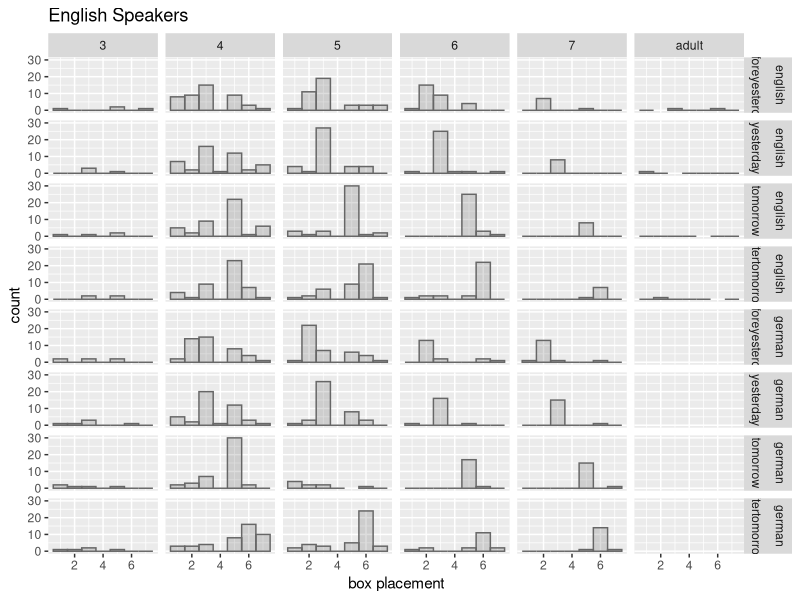

Here is the R script that generated this plot: (Note: this script raises an error after producing the figure.)
## ---- chunk 1
#ipak function: install and load multiple R packages.
#check to see if packages are installed. Install them if they are not, then load them into the R session.
ipak <- function(pkg){
  new.pkg <- pkg[!(pkg %in% installed.packages()[, "Package"])]
  if (length(new.pkg)) 
    install.packages(new.pkg, dependencies = TRUE)
  sapply(pkg, require, character.only = TRUE)
}

lib = c("ordinal","gridExtra","MPDiR","tidyr","quickpsy","gmodels", "gplots","tidyverse", "nloptr", "lme4", "ggplot2", "reshape2", "ggpubr", "dplyr", "rstatix", "car", "stats", "coin", "scales", "psych", "ggthemes", "brms")
ipak(lib) #run all packages stored in lib through the ipak function to call them
## ---- chunk 2
d.all <- read.csv('combinedData_cleaned.csv')
## ---- chunk 3
calv.d <- d.all %>% 
  filter(task == "calendar" & itemtype %in% c('deictic', 'verbal')) %>% #include all calendar items (verbal Qs too)
  # filter(agegroup %in% c('4','5','6') & ageyears<7.0) %>% 
  mutate(cor.first = ifelse(response1==correctR, 1, 0), # did they get it right on the first trial
         prox = ifelse(item %in% c('yesterday','tomorrow'),1,0), # yesterday and tomorrow coded as proximal terms
         prox = as.factor(prox))

# default to bobo winter's approach
## center continuous variables
## sum code categorical variables (this is the conceptual analog of 'centering' for categorical predictors)

# CogSci reviewer asked about our fixed effect coding (which is nonexistent up to this point). "Some kinds of effect coding shouldn’t be used when interactions are present (such as the treatment coding that is default in lmer() and glmer())" 
# R default is to "dummy" code: Reference level coded as zero; Others as 1
# Sum or effect coding is more appropriate for Type III ANOVA: Levels coded so they sum to zero. If 2 levels, coded as -1 and 1 (BUT, R defaults to Type II so dummy coding should be fine here)

# sum code language and prox
calv.d$language <- as.factor(calv.d$language)
calv.d <- mutate(calv.d, language.sc = language)
contrasts(calv.d$language.sc) <- contr.sum(2)
calv.d$prox <- as.factor(calv.d$prox)
calv.d <- mutate(calv.d, prox.sc = prox)
contrasts(calv.d$prox.sc) <- contr.sum(2)
calv.d$itemtype <- as.factor(calv.d$itemtype)
calv.d <- mutate(calv.d, itemtype.sc = itemtype)
contrasts(calv.d$itemtype.sc) <- contr.sum(2)

calv.d <- calv.d %>%
  mutate(item.level = case_when(item == 'beforeyesterday' ~ '1',
                                item == 'yesterday' ~ '2',
                                item == 'tomorrow' ~ '3',
                                item == 'aftertomorrow' ~ '4'))

# dummy code item
calv.d$item_yesterday <- ifelse(calv.d$item.level==2,1,0)
calv.d$item_tomorrow <- ifelse(calv.d$item.level==3,1,0)
calv.d$item_after <- ifelse(calv.d$item.level==4,1,0)
# duplicate columns
calv.d <- calv.d %>%
  mutate(item_yesterday.sc = factor(item_yesterday, levels = c(1, 0)),
         item_tomorrow.sc = factor(item_tomorrow, levels = c(1, 0)),
         item_after.sc = factor(item_after, levels = c(1, 0)),
         item_stat.sc = factor(item.stat, levels = c(1,0))
         )
contrasts(calv.d$item_yesterday.sc) <- contr.sum(2)
contrasts(calv.d$item_tomorrow.sc) <- contr.sum(2)
contrasts(calv.d$item_after.sc) <- contr.sum(2)
contrasts(calv.d$item_stat.sc) <- contr.sum(2)

# center mean continuous variables
# we do this in the model for age (in years)

# subset dataframe

cal.d <- calv.d %>% #create data frame that includes 3- to 7-year-olds
  filter(task=="calendar" & itemtype=="deictic") %>% # only select deictic calendar items (leave verbal items out) 
  mutate(item = factor(item, levels = c("beforeyesterday", "yesterday", "tomorrow", "aftertomorrow")))

cal.d2 <- calv.d %>% # create new data frame and remove 3- and 7-year-olds
  filter(task=="calendar" & itemtype=="deictic" & agegroup %in% c('4','5','6') & ageyears<7.0) %>% # only select deictic items
  droplevels() %>%
  mutate(item = factor(item, levels = c("beforeyesterday", "yesterday", "tomorrow", "aftertomorrow")))
  
cal.e <- cal.d %>% # filter English speakers only and create new data frame
  filter(language == "english") %>%
  mutate(item = factor(item, levels = c("beforeyesterday", "yesterday", "tomorrow", "aftertomorrow")))
#remove 3 and 7-year-olds
cal.e2 <- cal.e %>%
  filter(agegroup %in% c('4','5','6')) %>%
  droplevels()

cal.g <- cal.d %>%
  filter(language == "german") %>% # filter german speakers only and create new data frame
  mutate(item = factor(item, levels = c("beforeyesterday", "yesterday", "tomorrow", "aftertomorrow")))
cal.g2 <- cal.g %>%
  filter(agegroup %in% c('4','5','6')) %>%
  droplevels()
## ---- chunk 4
cal.sum <- cal.d %>% # summarize data including 3- and 7-year-olds
  mutate(item = factor(item, levels = c("beforeyesterday", "aftertomorrow","yesterday","tomorrow"))) %>% # for each word, how many kids got them right on the first try
  group_by(language, agegroup, item) %>%
  summarize(first.m = mean(cor.first, na.rm=T), # % who put item in right box on first try
            sd.correct = sd(cor.first, na.rm=T),
            n = n(),
            se.correct = sd.correct/sqrt(n),
            deictic1.m = mean(stat.correct.1), # who got correct status (first answer)
            deictic.m = mean(stat.correct), # % who got correct status (final answer)
            rank.m = mean(correct), # right box (final answer)
            countCor.first = sum(cor.first))  # sum proportion correct for making bar graph instead of histogram

cal.sum2 <- cal.d2 %>% # summary of data frame excluding 3- and 7-year-olds
  mutate(item = factor(item, levels = c("beforeyesterday", "aftertomorrow","yesterday","tomorrow")),
         prox = case_when(item == 'beforeyesterday' ~ 'Distal Terms',
                          item == 'aftertomorrow' ~ 'Distal Terms',
                          item == 'yesterday' ~ 'Proximal Terms',
                          item == 'tomorrow' ~ 'Proximal Terms')) %>%
  group_by(language, agegroup, item, prox) %>%
  summarize(first.m = mean(cor.first, na.rm=T), # % who put item in right box on first try
            sd.correct = sd(cor.first, na.rm=T),
            n = n(),
            se.correct = sd.correct/sqrt(n),
            deictic1.m = mean(stat.correct.1), # % who got correct status (first answer)
            deictic.m = mean(stat.correct), # % who got correct status (final answer)
            remoteness.m = mean(cor.remote), # % who got correct remoteness
            rank.m = mean(correct), # % right box (final answer)
            countCor.first = sum(cor.first))  # sum proportion correct for making bar graph instead of histogram
## ---- chunk 5
# calculate percentage of trials kids of each age group responded with correct deictic status on calendar questions
cal.sum3 <- cal.d %>%
  group_by(agegroup) %>%
  summarize(n = n(),
            deictic1.m = (mean(stat.correct.1))*100, # who got correct status (first answer)
            deictic1.sd = (sd(stat.correct.1))*100, # standard deviation
            deictic1.se = deictic1.sd/sqrt(n), # calculate standard error
            deictic1.lower = deictic1.m - deictic1.se, # calculate lower 95% CI
            deictic1.upper = deictic1.m + deictic1.se) # calculate upper 95% CI

deictic.sum <- calv.d %>%
  filter(itemtype == "deictic" & agegroup %in% c('4', '5', '6', '7')) %>%
  group_by(language, agegroup, item) %>%
  summarize(correct.m.d = mean(cor.first, na.rm=T), # % who answered correctly
            sd.correct.d = sd(cor.first, na.rm=T),
            n = n(),
            se.correct.d = sd.correct.d/sqrt(n),
            deicticv.lower = correct.m.d - se.correct.d, # calculate lower 95% CI
            deicticv.upper = correct.m.d + se.correct.d, # calculate upper 95% CI
            countCorrect.d = sum(cor.first))  # sum proportion correct for making bar graph instead of histogram
## ---- chunk 6
# calculate percentage of trials in which kids of each age group responded with correct remoteness on calendar questions
cal.sum5 <- cal.d %>%
  group_by(agegroup) %>%
  summarize(n = n(),
            remoteness.m = (mean(cor.remote))*100, # who got correct status (first answer)
            remoteness.sd = (sd(cor.remote))*100, # standard deviation
            remoteness.se = remoteness.sd/sqrt(n), # calculate standard error
            remoteness.lower = remoteness.m - remoteness.se, # calculate lower 95% CI
            remoteness.upper = remoteness.m + remoteness.se) # calculate upper 95% CI

remoteness.sum <- calv.d %>%
  filter(itemtype == "deictic" & agegroup %in% c('4', '5', '6', '7')) %>%
  group_by(language, agegroup, item) %>%
  summarize(n = n(),
            remoteness.m = (mean(cor.remote))*100, # who got correct status (first answer)
            remoteness.sd = (sd(cor.remote))*100, # standard deviation
            remoteness.se = remoteness.sd/sqrt(n), # calculate standard error
            remoteness.lower = remoteness.m - remoteness.se, # calculate lower 95% CI
            remoteness.upper = remoteness.m + remoteness.se) # calculate upper 95% CI
## ---- chunk 7
## Frequency distribution of box placement for each time word
calhist.e <- cal.d %>% #filter english speakers and create new data frame
  filter(language == "english" & agegroup %in% c('4','5','6') & ageyears<7.0) %>%
  mutate(item = factor(item, levels = c("beforeyesterday", "yesterday", "tomorrow", "aftertomorrow")))

calhist.g <- cal.d %>% #filter German speakers and create new data frame
  filter(language == "german" & agegroup %in% c('4','5','6') & ageyears<7.0) %>%
  mutate(item = factor(item, levels = c("beforeyesterday", "yesterday", "tomorrow", "aftertomorrow")))

calhist.e$agebin[calhist.e$agegroup == '4'] <- "Age 4"
calhist.e$agebin[calhist.e$agegroup == '5'] <- "Age 5"
calhist.e$agebin[calhist.e$agegroup == '6'] <- "Age 6"
calhist.g$agebin[calhist.g$agegroup == '4'] <- "Age 4"
calhist.g$agebin[calhist.g$agegroup == '5'] <- "Age 5"
calhist.g$agebin[calhist.g$agegroup == '6'] <- "Age 6"

all <- ggplot(cal.d, aes(x = response1)) +
  geom_histogram(position = "identity", colour = "grey40", alpha = 0.2, binwidth = 1) +
  xlab("box placement") +
  ggtitle("English Speakers") +
  ylim(0, 30) +
  facet_grid(language ~ item ~ agegroup)
all

# Frequency distributions of first response only
par(mfrow=c(1,1))
E <- ggplot(calhist.e, aes(x=response1)) +
  geom_histogram(position = "identity", colour = "grey40", alpha = 0.2, binwidth = 1) +
  xlab("square placement") +
  ggtitle("English Speakers") +
  ylim(0, 40) +
  theme_classic() +
  facet_grid(item ~ agebin)

G <- ggplot(calhist.g, aes(x=response1)) +
  geom_histogram(fill="white", position ="identity", colour = "grey40", alpha = 0.2, binwidth = 1) +
  xlab("square placement") +
  ggtitle("German Speakers") +
  ylim(0, 40) +
  theme_classic() +
  facet_grid(item ~ agebin)

histograms <- ggarrange(E, G, 
                        ncol = 2, nrow = 1)
#ggsave(histograms, file= "BoxPlacementByItem.jpeg", width = 10, height = 5, dpi = 300)

calhist.g <- calhist.g %>%
  mutate(ColorBar = case_when(item == "tomorrow" & response1 == 5 ~ "0",
                              item == "yesterday" & response1 ==  3 ~ "0",
                              item == "aftertomorrow" & response1 ==  6 ~ "0",
                              item == "beforeyesterday" & response1 ==  2 ~ "0")) # create new variable for filling correct placement

calhist.g$ColorBar[is.na(calhist.g$ColorBar) == T] <- '1' # replace missing data with 0

calhist.e <- calhist.e %>%
  mutate(ColorBar = case_when(item == "tomorrow" & response1 == 5 ~ "0",
                              item == "yesterday" & response1 ==  3 ~ "0",
                              item == "aftertomorrow" & response1 ==  6 ~ "0",
                              item == "beforeyesterday" & response1 ==  2 ~ "0"))
calhist.e$ColorBar[is.na(calhist.e$ColorBar) == T] <- '1' # replace missing data with 0

# recode Items for Facet Labels
calhist.g$Term[calhist.g$item == 'tomorrow'] <- "tomorrow"
calhist.g$Term[calhist.g$item == 'yesterday'] <- "yesterday"
calhist.g$Term[calhist.g$item == 'beforeyesterday'] <- "before-yesterday"
calhist.g$Term[calhist.g$item == 'aftertomorrow'] <- "after-tomorrow"
calhist.e$Term[calhist.e$item == 'tomorrow'] <- "tomorrow"
calhist.e$Term[calhist.e$item == 'yesterday'] <- "yesterday"
calhist.e$Term[calhist.e$item == 'beforeyesterday'] <- "before-yesterday"
calhist.e$Term[calhist.e$item == 'aftertomorrow'] <- "after-tomorrow"

cols <- c("0" = "red", "1" = "grey50")

# Graph Correct First Placement (but show proportion of kids who placed sticker in each box)
#exclude 3- and 7-year-olds from cal.sum4
cal.sum4 <- cal.d2 %>%
  mutate(item = factor(item, levels = c("beforeyesterday", "aftertomorrow","yesterday","tomorrow"))) %>%
  group_by(language, agegroup, item, response1) %>%
  summarize(n = n()) %>%
  mutate(freq = n/sum(n))
## ---- chunk 8
# does language spoken, item, or age (in years) predict successful placement of time words in the past or the future? [interaction term included in the model]

# model with sum coded predictor variables
d.lm1 <- glmer(stat.correct.1 ~ language.sc*item_yesterday.sc*item_tomorrow.sc*item_after.sc*scale(ageyears) + (1|subjid), family = 'binomial', data=cal.d2, control = glmerControl(optimizer="bobyqa", optCtrl = list(maxfun = 100000))) 
# once I increased the # of possible iterations the optimizer is allowed to have (i.e. to 100,000) convergence issues disappear 
summary(d.lm1) 
Anova(d.lm1, contrasts=list(topic=contr.sum, sys=contr.sum), Type=3) # only age is a significant predictor

# it seems like (from Roman's slides) since we manipulate prox within-subjects, we should include this as a random slope e.g., prox|subjid
#boundary (singular) fit: see ?isSingular
#d.lm2 <- glmer(stat.correct.1 ~ prox.sc*language.sc*scale(ageyears) + (1+prox|subjid), family = 'binomial', data=cal.d, control = glmerControl(optimizer="bobyqa", optCtrl = list(maxfun = 100000)))
#summary(d.lm2) 
#Anova(d.lm2, Type=3) #suggests there is a main effect of age, but no main effects of language, proximity or interactions

# suggestion from cogsci reviewer to rerun model without the random intercept for subjects (but keep random slope because glmer requires random effect term to be specified)
# but we run into the same problem as above
# boundary (singular) fit: see ?isSingular
# It is very unusual to find data requiring a random slope but no random intercept, as it requires that all lines pass through the same point on the y axis.
d.lm2 <- glmer(stat.correct.1 ~ prox.sc*language.sc*scale(ageyears) + (prox-1|subjid), family = 'binomial', data=cal.d2, control = glmerControl(optimizer="bobyqa", optCtrl = list(maxfun = 100000)))
# boundary (singular) fit: see ?isSingular
summary(d.lm2) 
Anova(d.lm2, contrasts=list(topic=contr.sum, sys=contr.sum), Type=3) # again only age is a significant predictor but there is an interaction of prox x age 

# remove random slope
d.lm3 <- glmer(stat.correct.1 ~ prox.sc*language.sc*scale(ageyears) + (1|subjid), family = 'binomial', data=cal.d2, control = glmerControl(optimizer="bobyqa", optCtrl = list(maxfun = 100000)))
summary(d.lm3) 
Anova(d.lm3, contrasts=list(topic=contr.sum, sys=contr.sum), Type=3) #suggests there is a main effect of age, but no main effects of language, proximity and only an interaction of prox x age 

# Does age or item predict successful placement of time words in the past vs. the future within each language group separately?
# english first
d.lm4 <-  glmer(stat.correct.1 ~ prox.sc * scale(ageyears) + (1|subjid), family='binomial', data=cal.e2) 
summary(d.lm4)
Anova(d.lm4, Type=3) #main effect of age, sig interaction of prox + age

#Wilcox_test for item level comparisons
DeicticStatus_English <- cal.e %>%
  group_by(agegroup) %>%
  pairwise_wilcox_test(formula = stat.correct.1 ~ prox.sc, p.adjust.method = "BH") %>%
  add_significance()
DeicticStatus_English # only sig difference between distal and proximal terms @ age 6 (p = .02)

#german next
d.lm5 <-  glmer(stat.correct.1 ~ prox.sc * scale(ageyears) + (1|subjid), family='binomial', data=cal.g2) 
summary(d.lm5)
Anova(d.lm5, Type=3) #main effect of age, no interaction

DeicticStatus_German <- cal.g %>%
  group_by(agegroup) %>%
  pairwise_wilcox_test(formula = stat.correct.1 ~ prox.sc, p.adjust.method = "BH") %>%
  add_significance()
DeicticStatus_German # sig difference at age 6 (p = .05)
## ---- chunk 9
#does language spoken, item, or age (in years) predict successful placement of time words the correct # of squares from today? [interaction term included in the model]
remote1 <- glm(cor.remote ~ language.sc*item_yesterday.sc*item_tomorrow.sc*item_after.sc*scale(ageyears), family = binomial(link = "logit"), data=cal.d2) # excludes 3- and 7-year-olds
summary(remote1)
Anova(remote1) # main effect of language, main effect of item (yesterday, tomorrow), main effect of age, but no interactions

English.remote <- cal.e2 %>% # conduct Wilcox_test on English sample only
  #group_by(agegroup) %>% # no sig differences when grouped by age
  pairwise_wilcox_test(formula = cor.remote ~ item, p.adjust.method = "BH") %>%
  add_significance()
English.remote # sig differences between before yesterday and yesterday/tomorrow across all ages and between after tomorrow and yesterday/tomorrow across all ages

German.remote <- cal.g2 %>% # conduct Wilcox_test on German sample only
  #group_by(agegroup) %>%
  pairwise_wilcox_test(formula = cor.remote ~ item, p.adjust.method = "BH") %>%
  add_significance()
German.remote # same findings as English above
## ---- chunk 10
# does language spoken, item,  or age (in years) predict successful placement of time words in the correct squares on the first try? [interaction term included in the model]

# model with sum coded predictor variables
p.lm1 <- glmer(cor.first ~ language.sc*item_yesterday.sc*item_tomorrow.sc*item_after.sc*scale(ageyears) + (1|subjid), family = 'binomial', data=cal.d2, control = glmerControl(optimizer="bobyqa", optCtrl = list(maxfun = 100000))) 
# once I increased the # of possible iterations the optimizer is allowed to have (i.e. to 100,000) convergence issues disappear 
summary(p.lm1) 
Anova(p.lm1, contrasts=list(topic=contr.sum, sys=contr.sum), Type=3) # main effect of language, item (yesterday, tomorrow), age, and sig 3-way interaction betweeen language x item x age 

# Does language group, age, and temporal location (proximal vs. distal) predict correct placement? [interaction term included in the model]
p.lm2 <- glmer(cor.first ~ language.sc*prox.sc*scale(ageyears) + (1|subjid), family = 'binomial', data=cal.d2, control = glmerControl(optimizer="bobyqa", optCtrl = list(maxfun = 100000))) 
summary(p.lm2) 
Anova(p.lm2, contrasts=list(topic=contr.sum, sys=contr.sum), Type=3) # suggests there are effects of language, proximity, and ageyears with no interactions

# Does language group, age, and temporal location (proximal vs. distal) predict correct placement? [interaction term removed from the model]
p.lm2.1 <-  glmer(cor.first ~ language.sc + prox.sc + scale(ageyears) + (1|subjid), family='binomial', data=cal.d2, control = glmerControl(optimizer="bobyqa", optCtrl = list(maxfun = 100000))) 
summary(p.lm2.1 )
Anova(p.lm2.1, contrasts=list(topic=contr.sum, sys=contr.sum), Type=3) #main effect of age, proximity, and language


#does language spoken, deictic status (past vs future),  or age (in years) predict successful placement of time words in the correct squares on the first try? [interaction term included in the model]
p.lm3 <- glmer(cor.first ~ language.sc*item_stat.sc*scale(ageyears) + (1|subjid), family = 'binomial', data=cal.d2) 
summary(p.lm3) 
Anova(p.lm3, contrasts=list(topic=contr.sum, sys=contr.sum), Type=3) # main effect of language, deictic status, and age but no interactions

# remove interaction term
p.lm3.0 <- glmer(cor.first ~ language.sc + item_stat.sc + scale(ageyears) + (1|subjid), family = 'binomial', data=cal.d2) 
summary(p.lm3.0) 
Anova(p.lm3.0, contrasts=list(topic=contr.sum, sys=contr.sum), Type=3) # main effect of language, deictic status, and age 

# Does age or item predict successful placement of time words in the correct square on the first try within each language group separately? [no interaction term]
p.lm4 <- glmer(cor.first ~ item_yesterday.sc*item_tomorrow.sc*item_after.sc + scale(ageyears) + (1|subjid), family = 'binomial', data=cal.e2) 
summary(p.lm4)
Anova(p.lm4, Type=3) # main effect of item (yesterday, tomorrow, after tomorrow), and age, but no interactions

#Wilcox_test for item level comparisons of cor.first by age (English-speakers only)
PreciseMeaning_English <- cal.e2 %>%
  group_by(agegroup) %>%
  pairwise_wilcox_test(formula = cor.first ~ item, p.adjust.method = "BH") %>%
  add_significance()
PreciseMeaning_English

p.lm5 <- glmer(cor.first ~ item_yesterday.sc*item_tomorrow.sc*item_after.sc + scale(ageyears) + (1|subjid), family = 'binomial', data=cal.g2) 
summary(p.lm5)
Anova(p.lm5, Type=3) # main effect of item (yesterday, tomorrow), and age, but no interactions

#Wilcox_test for item level comparisons of cor.first by age (German-speakers only)
PreciseMeaning_German <- cal.g2 %>%
  group_by(agegroup) %>%
  pairwise_wilcox_test(formula = cor.first ~ item, p.adjust.method = "BH") %>%
  add_significance()
PreciseMeaning_German

language.itemTest <- cal.d2 %>%
  grouop_by(item) %>%
  pairwise_wilcox_test(formula = cor.first ~ language, p.adjust.method = "BH") %>%
  add_significance()
language.itemTest

language.itemTestAge <- cal.d2 %>%
  group_by(agegroup, item) %>%
  pairwise_wilcox_test(formula = cor.first ~ language, p.adjust.method = "BH") %>%
  add_significance()
language.test

language.proxTest <- cal.d2 %>%
  group_by(prox) %>%
  pairwise_wilcox_test(formula = cor.first ~ language, p.adjust.method = "BH") %>%
  add_significance()
language.proxTest

language.proxTestAge <- cal.d2 %>%
  group_by(agegroup, prox) %>%
  pairwise_wilcox_test(formula = cor.first ~ language, p.adjust.method = "BH") %>%
  add_significance()
language.proxTestAge
# 0 = distal, 1 = proximal
## ---- chunk 11
verbal <- d.all %>%
  filter(itemtype=="verbal" & agegroup %in% c('4','5') & item=="daysofweek") %>%
  group_by(language, item) %>%
  summarize(correct.m <- mean(correct))

calv.dg <- calv.d %>% # filter out German participants only
  filter(language == "german")
German_VerbalQuestions <- ggplot(calv.dg, aes(x = factor(correct))) +
  geom_bar(color = "black") +
  theme_minimal(base_size = 10) +
  facet_grid(itemtype~agegroup)
German_VerbalQuestions

German.test2 <- calv.dg %>% # conduct Wilcox_test on German sample only
  group_by(agegroup) %>%
  pairwise_wilcox_test(formula = correct ~ itemtype, p.adjust.method = "BH") %>%
  add_significance()
German.test2

calv.de <- calv.d %>% # filter out english participants only
  filter(language == "english")
English_VerbalQuestions <- ggplot(calv.de, aes(x = factor(correct))) +
  geom_bar(color = "black") +
  theme_minimal(base_size = 10) +
  facet_grid(itemtype~agegroup)
English_VerbalQuestions

English.test2 <- calv.de %>% # conduct Wilcox_test on english sample only
  group_by(agegroup) %>%
  pairwise_wilcox_test(formula = correct ~ itemtype, p.adjust.method = "BH") %>%
  add_significance()
English.test2

# check percentage of participants (in each language group separately) that were able to correctly recite the days of the week
daysofweek <- d.all %>%
  select(-weekday, -ageyears, -order, -itemnum, -timelinefirst, -task, -linenum, -itemtype, -linelength, -distfrommid, -response2, -prompts, -item.stat, -stat.correct) %>%
  filter(item == "daysofweek")

German_daysofweek <- d.all %>%
  filter(language == "german", item == "daysofweek", exclude == "0") %>%
  select(subjid, agegroup, correct) %>%
  group_by(correct, agegroup) %>%
  summarise(n())

English_daysofweek <- d.all %>%
  filter(language == "english", item == "daysofweek", exclude == "0") %>%
  select(subjid, agegroup, correct) %>%
  group_by(correct, agegroup) %>%
  summarise(n())

#' Calculate % of children who correctly answered verbal questions

verbal_items <- c("aftertoday", "beforetoday", "yesterday", "tomorrow", "today")

#calculate percentage of trials in which kids of each age group got verbal questions correct
verbal.sum1 <- d.all %>%
  filter(itemtype == "verbal" & agegroup %in% c('4', '5', '6', '7') & item == verbal_items) %>% #filter only 5 verbal questions
  group_by(language, agegroup, item) %>%
  summarize(correct.m.v = mean(correct, na.rm=T), # % who answered correctly
            sd.correct.v = sd(correct, na.rm=T), #calculate standard deviation
            n = n(),
            se.correct.v = sd.correct.v/sqrt(n), #calculate standard error
            correctv.lower = correct.m.v - se.correct.v, # calculate lower 95% CI
            correctv.upper = correct.m.v + se.correct.v, # calculate upper 95% CI
            countCorrect.v = sum(correct, na.rm=T))  # sum proportion correct for making bar graph instead of histogram

verbal.sum2 <- d.all %>%
  filter(itemtype == "verbal" & agegroup %in% c('4', '5', '6', '7') & item == verbal_items) %>% #filter only 5 verbal questions
  group_by(language, agegroup) %>%
  summarize(correct.m.v = mean(correct, na.rm=T), # % who answered correctly
            sd.correct.v = sd(correct, na.rm=T), #calculate standard deviation
            n = n(),
            se.correct.v = sd.correct.v/sqrt(n), #calculate standard error
            correctv.lower = correct.m.v - se.correct.v, # calculate lower 95% CI
            correctv.upper = correct.m.v + se.correct.v, # calculate upper 95% CI
            countCorrect.v = sum(correct, na.rm=T))  # sum proportion correct for making bar graph instead of histogram

verbal.sum3 <- d.all %>%
  filter(itemtype == "verbal" & item == verbal_items) %>% #filter only 5 verbal questions
  group_by(agegroup) %>%
  summarize(correct.m.v = mean(correct, na.rm=T), # % who answered correctly
            sd.correct.v = sd(correct, na.rm=T), #calculate standard deviation
            n = n(),
            se.correct.v = sd.correct.v/sqrt(n), #calculate standard error
            correctv.lower = correct.m.v - se.correct.v, # calculate lower 95% CI
            correctv.upper = correct.m.v + se.correct.v, # calculate upper 95% CI
            countCorrect.v = sum(correct, na.rm=T))  # sum proportion correct for making bar graph instead of histogram

# does age or item predict children's performance on verbal questions?
#run model with age, item, and language group

v.lm1 <- glmer(correct ~ language.sc*item_yesterday.sc*item_tomorrow.sc*item_after.sc*scale(ageyears) + (1|subjid), family = binomial(link='logit'), data=calv.d, control = glmerControl(optimizer="bobyqa", optCtrl = list(maxfun = 100000)))
summary(v.lm1)
Anova(v.lm1, Type =3) # only age in years significantly predicts correct response to verbal Q's


## ---- chunk 12

#Did kids who answered verbal Qs correctly also answer Deictic Qs correctly?
##use verbal Q's to predict deictic Q's performance

verbal.deictic <- glm(correct ~ itemtype.sc, family = binomial(link='logit'), data=calv.d) #run logistic regression
summary(verbal.deictic)
Anova(verbal.deictic)

# add language to the model
verbalL.deictic2 <- glm(correct ~ itemtype.sc + language.sc, family = binomial(link='logit'), data=calv.d) #run logistic regression
summary(verbalL.deictic2)
Anova(verbalL.deictic2)

## ---- chunk 13
# use verbal Q's to predict deictic Q's performance; split kids by if they recited days of week or not]

calv.d2 <- calv.d %>%
  filter(itemtype %in% c('verbal', 'deictic')) %>%
  select(subjid, agegroup, language, itemtype, item, correct)
calv.d2T  <- reshape(calv.d2, idvar = c("subjid", "agegroup"), timevar = "itemtype", direction = "wide")

# create new variable to code whether child correctly recited the days of the week
calv.d2T <- calv.d2T %>%
  mutate(daysofweek_cor = case_when(item.verbal == "daysofweek" & correct.verbal == '1' ~ '1',
                                    item.verbal == "daysofweek" & correct.verbal == '0' ~ '0'))

calv.d2T1 <- calv.d2T %>%
  filter(daysofweek_cor == '1') %>% #select only kids who correctly recited the days of the week
  select(-language.deictic)

calv.d3 <- reshape(calv.d2T1, #transpose data back to long format
                   direction = "long",
                   varying = c("correct.verbal", "correct.deictic"), 
                   v.names = c('correct'),
                   timevar = "itemtype", #1 = verbal, 2 = deictic
                   idvar = c("subjid", "agegroup"))

calv.d3 <- calv.d3 %>%
  mutate(item = case_when(itemtype == '1' ~ item.verbal, # recode new item variable
                          itemtype == '2' ~ item.deictic)) %>%
  mutate(itemtype = case_when(itemtype == '1' ~ 'verbal', # recode itemtype
                              itemtype == '2' ~ 'deictic')) %>%
  mutate(language = language.verbal) %>% # recode language
  select(-language.verbal, -item.verbal, -item.deictic) # remove duplicate columns

## For children who recited the days of the week, does performance on verbal Q's predict performance on deictic Q's?
verbal.deictic3 <- glm(correct ~ itemtype, family = binomial(link='logit'), data=calv.d3) #run logistic regression
summary(verbal.deictic3)

calv.d2T0 <- calv.d2T %>%
  filter(daysofweek_cor == '0') %>% #select kids who did not correctly recite the days of the week
  select(-language.deictic)

calv.d4 <- reshape(calv.d2T0, #transpose data back to long format
                   direction = "long",
                   varying = c("correct.verbal", "correct.deictic"), 
                   v.names = c('correct'),
                   timevar = "itemtype", #1 = verbal, 2 = deictic
                   idvar = c("subjid", "agegroup"))

calv.d4 <- calv.d4 %>%
  mutate(item = case_when(itemtype == '1' ~ item.verbal, # recode new item variable
                          itemtype == '2' ~ item.deictic)) %>%
  mutate(itemtype = case_when(itemtype == '1' ~ 'verbal', # recode itemtype
                              itemtype == '2' ~ 'deictic')) %>%
  mutate(language = language.verbal) %>% # recode language
  select(-language.verbal, -item.verbal, -item.deictic) # remove duplicate columns

## For children who did not recite the days of the week correctly, does performance on verbal Q's predict performance on deictic Q's?
verbal.deictic4 <- glm(correct ~ itemtype, family = binomial(link='logit'), data=calv.d4) # run logistic regression
summary(verbal.deictic4)
## ---- chunk 14
# look at bar graph of proportion correct for each item to see what's going on (for each P how many trials did they get correct)

#calculate percentage of trials in which kids of each age group got verbal questions correct
verbal.sum4 <- Cal.v %>%
  filter(agegroup %in% c('4', '5', '6')) %>%
  group_by(language, agegroup, item, agebin) %>%
  summarize(correct.m.v = mean(correct, na.rm=T), # % who answered correctly
            sd.correct.v = sd(correct, na.rm=T), #calculate standard deviation
            n = n(),
            se.correct.v = sd.correct.v/sqrt(n)) #calculate standard error

ggplot(data = verbal.sum4, aes (x = agegroup, y = correct.m.v, fill = language)) +
  geom_bar(stat = 'identity', position = 'dodge', alpha = 2/3) + # or use position = 'dodge' for grouped bars
  labs(x = "Age", title = ('Proportions Correct by Age Group')) +
  facet_wrap(~item)

# make stand alone graph for days of the week
verbal.sum2 <- verbal.sum %>%
  filter(item == "daysofweek")

ggplot(data = verbal.sum2, aes(x=agebin, y = correct.m.v, fill = language)) +
  geom_bar(stat = 'identity', position = 'dodge') +
  labs(x = "", y = "Proportion Correct") +
  theme_minimal(base_size = 14) +
  theme(plot.title=element_text(family = "Times", color = "black", size = 14, hjust = 0.5), 
        axis.title.y = element_text(family = "Times", color = "black", size = 14),
        axis.line.y = element_line(color = "black"),
        axis.text.y = element_text(family = "Times", color = "black", size = 14), 
        axis.title.x = element_text(family = "Times", color = "black", size = 14),
        axis.text.x = element_text(family = "Times", color = "black", size = 14)) +
  theme(legend.position = "right", legend.title = element_blank()) +
  theme(panel.border = element_rect(colour = "black", fill = NA, size = 1),
        #panel.grid.major = element_blank(), panel.grid.minor = element_blank(),
        axis.line = element_line(colour = "black"))
## ---- chunk 15
#recode agegroup
cal.sum$agebin[cal.sum$agegroup == "4"] <- "Age 4"
cal.sum$agebin[cal.sum$agegroup == "5"] <- "Age 5"
cal.sum$agebin[cal.sum$agegroup == "6"] <- "Age 6"

#recode language spoken
cal.sum$languagegroup[cal.sum$language == "english"] <- "English Speakers"
cal.sum$languagegroup[cal.sum$language == "german"] <- "German Speakers"

#recode Item for Legend
cal.sum$Term[cal.sum$item == "tomorrow"] <- "tomorrow"
cal.sum$Term[cal.sum$item == "yesterday"] <- "yesterday"
cal.sum$Term[cal.sum$item == "beforeyesterday"] <- "before-yesterday"
cal.sum$Term[cal.sum$item == "aftertomorrow"] <- "after-tomorrow"

# create separate dataframes for each language group (for graphing) 
Englishcal_sum <- cal.sum %>%
  filter(language == "english")
Germancal_sum <- cal.sum %>%
  filter(language == "german")

#exclude 3- and 7-year-olds from cal.sum (and collapse across language)
cal.sum3 <- cal.d2 %>%
  mutate(item = factor(item, levels = c("beforeyesterday", "aftertomorrow","yesterday","tomorrow"))) %>% #for each word, how many kids got them right on the first try
  group_by(agegroup, item) %>%
  summarize(first.m = mean(cor.first, na.rm=T),     # % who put item in right box on first try
            sd.correct = sd(cor.first, na.rm=T),
            n = n(),
            se.correct = sd.correct/sqrt(n),
            deictic1.m = mean(stat.correct.1), # who got correct status (first answer)
            deictic.m = mean(stat.correct), # % who got correct status (final answer)
            rank.m = mean(correct), # right box (final answer)
            countCor.first = sum(cor.first))  # sum proportion correct for making bar graph instead of histogram
## ---- chunk 16
# first recode correct variable
cal.e$correct_cat[cal.e$correct == 0] <- 'Incorrect'
cal.e$correct_cat[cal.e$correct == 1] <- 'Correct'

# calculate proportions (English Data)
cal.eprop <- cal.e %>%
  count(agegroup, correct_cat) %>% # group_by() & summarize(n=n()) are implicit
  mutate(prop = prop.table(n)) # prop = n/sum(n) works too
as.data.frame(cal.eprop) # strip tbl_df() properties to print

# create ggplot
prop_e <- ggplot(data = cal.eprop, 
                 aes (x = agegroup, y = prop, fill = correct_cat)) +
  geom_bar(stat = 'identity', position = 'stack', alpha = 2/3) + # or use position = 'dodge' for grouped bars
  scale_y_continuous(labels = percent) + # or =waiver() or NULL for the default labels computed by the transformation object
  scale_fill_few('Medium', drop = FALSE) + # keeps levels if data is filtered
  labs(x = "Age", y = NULL, fill = 'Correct Placement',
       title = 'Proportions Correct by Age Group (English Data)')
prop_e

# just another way to calculate proportions
# cal_de_prop <- round(100*prop.table(table(cal.e$correct)), digits=0)
# cal_de_prop <- as.data.frame(cal_de_prop)

# first recode correct variable
cal.g$correct_cat[cal.g$correct == 0] <- 'Incorrect'
cal.g$correct_cat[cal.g$correct == 1] <- 'Correct'

# calculate proportions (German Data)
cal.gprop <- cal.g %>%
  count(agegroup, correct_cat) %>% # group_by() & summarize(n=n()) are implicit
  mutate(prop = prop.table(n)) # prop = n/sum(n) works too
cal.gprop <- as.data.frame(cal.gprop) # strip tbl_df() properties to print

# create ggplot
prop_g <- ggplot(data = cal.gprop, 
                 aes (x = agegroup, y = prop, fill = correct_cat)) +
  geom_bar(stat = 'identity', position = 'stack', alpha = 2/3) + # or use position = 'dodge' for grouped bars
  scale_y_continuous(labels = percent) +
  #scale_fill_few('medium', drops = FALSE) + # keeps levels if data is filtered
  labs(x = "Age", y = NULL, fill = 'Correct Placement',
       title = 'Proportions Correct by Age Group (German Data)')
prop_g

# graph prop correct for each verbal question separately
# calculate proportions (English Data)
cal.eprop <- cal.e %>%
  count(agegroup, item, correct_cat) %>% # group_by() & summarize(n=n()) are implicit
  mutate(prop = prop.table(n)) # prop = n/sum(n) works too
as.data.frame(cal.eprop) # strip tbl_df() properties to print

# create ggplot
prop_e <- ggplot(data = cal.eprop, 
                 aes (x = agegroup, y = prop, fill = correct_cat)) +
  geom_bar(stat = 'identity', position = 'stack', alpha = 2/3) + # or use position = 'dodge' for grouped bars
  scale_y_continuous(labels = percent) + # or =waiver() or NULL for the default labels computed by the transformation object
  scale_fill_few('Medium', drop = FALSE) + # keeps levels if data is filtered
  labs(x = "Age", y = NULL, fill = 'Correct Placement',
       title = 'Proportions Correct by Age Group (English Data)') +
  facet_wrap(~item)
prop_e

# calculate proportions (German Data)
cal.gprop <- cal.g %>%
  count(agegroup, item, correct_cat) %>% # group_by() & summarize(n=n()) are implicit
  mutate(prop = prop.table(n)) # prop = n/sum(n) works too
cal.gprop <- as.data.frame(cal.gprop) # strip tbl_df() properties to print

# create ggplot
prop_g <- ggplot(data = cal.gprop, 
                 aes (x = agegroup, y = prop, fill = correct_cat)) +
  geom_bar(stat = 'identity', position = 'stack', alpha = 2/3) + # or use position = 'dodge' for grouped bars
  scale_y_continuous(labels = percent) +
  #scale_fill_few('medium', drops = FALSE) + # keeps levels if data is filtered
  labs(x = "Age", y = NULL, fill = 'Correct Placement',
       title = 'Proportions Correct by Age Group (German Data)') +
  facet_wrap(~item)
prop_g
